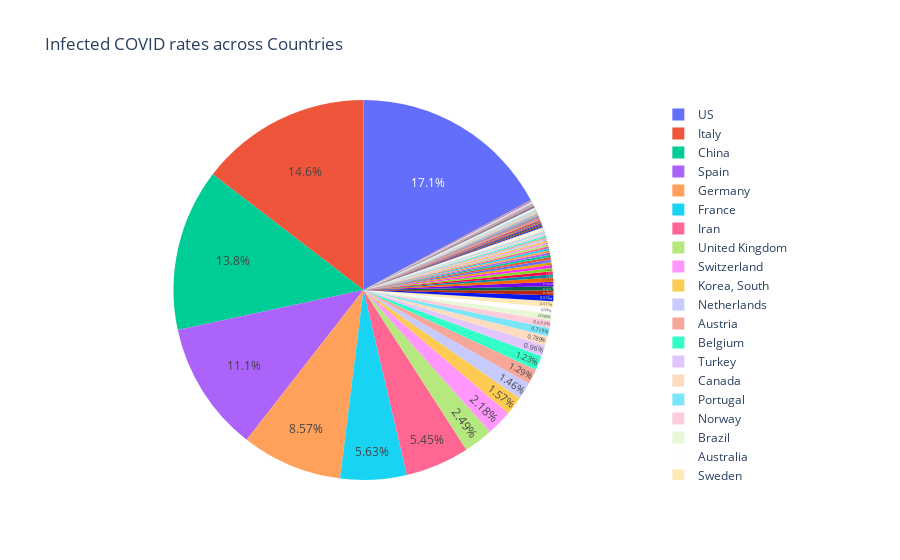

Source (notebook cell):
### Code cell
import matplotlib.pyplot as plt
import plotly.express as px
fig = px.pie(df2, values='Confirmed', names='Country_Region',
             title='Infected COVID rates across Countries',
              hover_data=['Province_State'], labels={'Province_State':'Province_State'})
fig.update_traces(textposition='inside')
#fig = plt.figure(figsize=(90,45))
fig.show()
import plotly.tools as tls
#tls.get_ember()
#plotly.offline.plot(fig, filename='file.html') #embed into HTML file
#import chart_studio.tools as tls

#fig.savefig('PieChart.png')
#fig.write_image("PieChartInfectedRates.png")

### Figure 1 — Plotly figure (JSON) as saved in the notebook; plotly's stock layout.template omitted (floating-point values rounded to 4 significant figures; data arrays with more than 128 entries replaced by an {"elided": "..."} marker saying what was removed)
{"data": [{"customdata": {"elided": "3429x1 str values"}, "domain": {"x": [0, 1], "y": [0, 1]}, "hoverlabel": {"namelength": 0}, "hovertemplate": "Province_State=%{customdata[0]}<br>Country_Region=%{label}<br>Confirmed=%{value}", "labels": {"elided": "3429 str values"}, "legendgroup": "", "name": "", "showlegend": true, "textposition": "inside", "type": "pie", "values": {"elided": "3429 int values"}}], "layout": {"legend": {"tracegroupgap": 0}, "title": {"text": "Infected COVID rates across Countries"}}}
